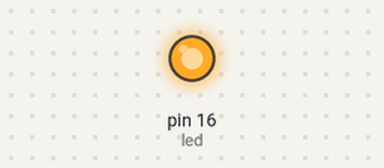
Bench run of a sketch on a simulated Arduino Uno, built with avr-gcc and run on an emulated ATmega328P. Parts: output pins drawn as LEDs (lit = HIGH).

Above: at 0.1 s.
Timing chart, 0 to 1.6 s (numbered marks = the images above):
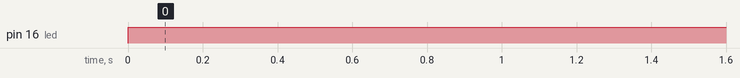

The sketch:

ledtest.ino
```cpp
int led=16;

void setup() {
  // put your setup code here, to run once:
    pinMode(led,OUTPUT);

    }

void loop() {
  // put your main code here, to run repeatedly:

    digitalWrite(led,1);
     delay(1000);

}
```

Measured:
- by itself, pin 16 (led): LOW → HIGH at 0.00 s
